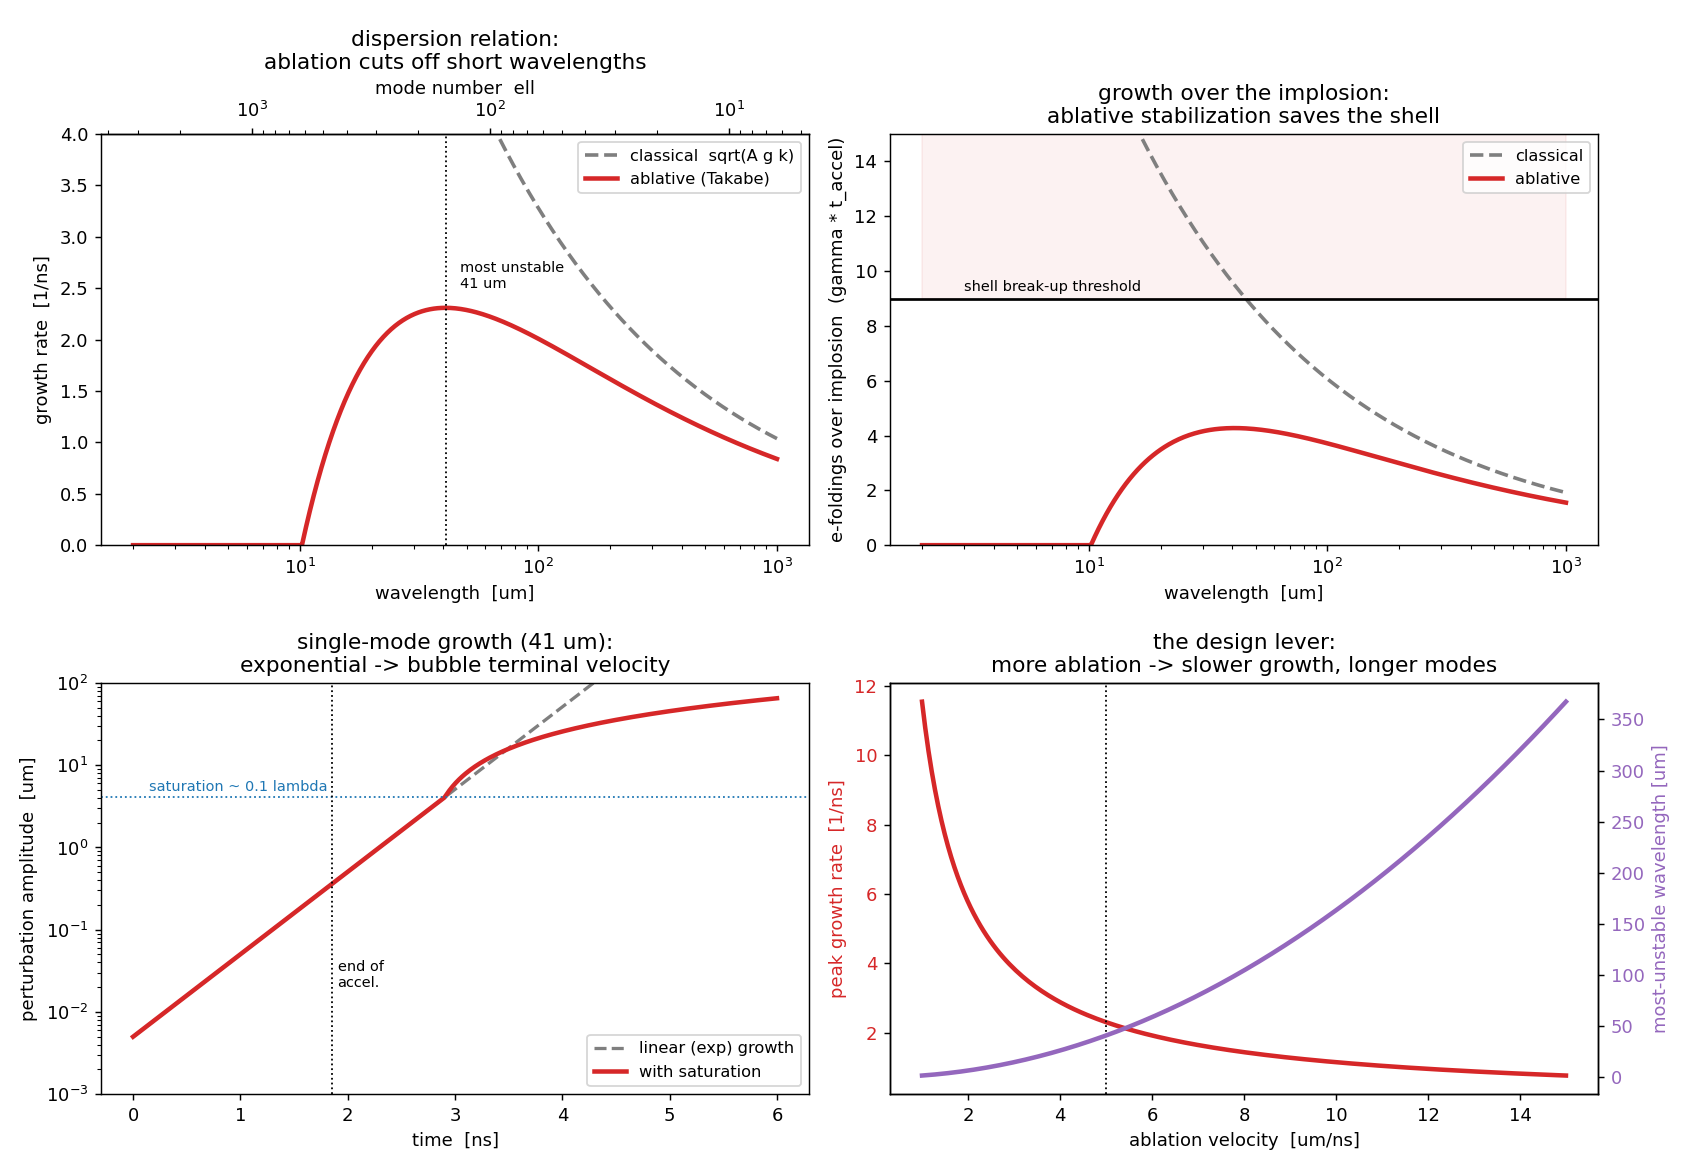

This figure's Python source:
"""
Rayleigh-Taylor (RT) instability mechanics -- why ICF is hard.

A 1-D implosion (the other models in this repo) makes ignition look like a
matter of hitting the right velocity and areal density. Reality intervenes:
the imploding shell is Rayleigh-Taylor UNSTABLE. A light fluid pushing a heavy
one (the ablated plasma pushing the cold shell, and later the hot spot pushing
the fuel) amplifies any ripple exponentially. Left unchecked it shreds the shell
before it can stagnate.

This script is the *mechanics* -- the linear and weakly-nonlinear theory that
sets the ICF design constraints:

  1. Dispersion relation: classical  gamma = sqrt(A g k)  vs the ablative
     (Takabe) form  gamma = alpha*sqrt(A g k) - beta*k*V_ablation, which cuts
     off short wavelengths and picks a single most-dangerous mode.
  2. e-foldings over the implosion: how many times a ripple grows during the
     acceleration phase -- and the punchline, that ablative stabilization is
     what keeps the shell from breaking up.
  3. Nonlinear saturation: exponential growth -> bubble/spike terminal velocity.
  4. The design lever: peak growth rate ~ 1/V_ablation.

Companion: rt_2d.py runs an actual 2D simulation and measures gamma to check
the sqrt(A g k) law used here.

Run:  python3 rt_mechanics.py
Deps: numpy, matplotlib
"""

import numpy as np

# ----------------------------------------------------------------------------
# Parameters -- acceleration-phase ablation front of an ICF capsule.
# g comes from the rocket-implosion model: v_imp ~ 345 km/s reached over the
# ~1.85 ns acceleration, so g ~ v/t ~ 1.9e14 m/s^2.
# ----------------------------------------------------------------------------
G_ACCEL   = 1.9e14         # implosion acceleration          [m/s^2]
T_ACCEL   = 1.85e-9        # acceleration-phase duration     [s]
ATWOOD    = 0.9            # Atwood number at the ablation front  A=(rh-rl)/(rh+rl)
V_ABL     = 5.0e3          # ablation velocity               [m/s]  (5 um/ns)
ALPHA     = 0.9            # Takabe coefficient (buoyancy)
BETA      = 3.0            # Takabe coefficient (ablative stabilization)

R_CAP     = 1.0e-3         # capsule radius [m]  -> mode number  ell = k*R = 2piR/lambda
A0_ROUGH  = 5.0e-9         # initial surface roughness amplitude [m]  (5 nm finish)
D_SHELL   = 40.0e-6        # in-flight shell thickness [m]  (amplitude ~ this => breakup)
C_DRAG    = 3.0            # bubble drag coefficient (nonlinear terminal velocity)


# ----------------------------------------------------------------------------
# Dispersion relations.  k = 2*pi/lambda.
# ----------------------------------------------------------------------------
def k_of(lam):
    return 2.0 * np.pi / lam

# safe wavelength <-> mode-number transforms for the secondary axis (no /0 warn)
def _lam_to_ell(L):
    L = np.where(np.asarray(L, float) > 0, L, np.nan)
    return 2.0 * np.pi * R_CAP / (L * 1e-6)

def _ell_to_lam(l):
    l = np.where(np.asarray(l, float) > 0, l, np.nan)
    return 2.0 * np.pi * R_CAP / l * 1e6

def gamma_classical(lam, g=G_ACCEL, A=ATWOOD):
    return np.sqrt(A * g * k_of(lam))

def gamma_ablative(lam, g=G_ACCEL, A=ATWOOD, Va=V_ABL):
    k = k_of(lam)
    return np.maximum(ALPHA * np.sqrt(A * g * k) - BETA * k * Va, 0.0)

def most_unstable_k(g=G_ACCEL, A=ATWOOD, Va=V_ABL):
    """k that maximizes the ablative growth rate:  k* = alpha^2 A g / (4 beta^2 Va^2)."""
    return ALPHA ** 2 * A * g / (4.0 * BETA ** 2 * Va ** 2)

def peak_gamma(g=G_ACCEL, A=ATWOOD, Va=V_ABL):
    """Closed form:  gamma_peak = alpha^2 A g / (4 beta Va)  (note: ~ 1/Va)."""
    return ALPHA ** 2 * A * g / (4.0 * BETA * Va)


# ----------------------------------------------------------------------------
# Nonlinear single-mode amplitude: exponential growth, then saturation at
# ~0.1*lambda, then linear-in-time growth at the bubble terminal velocity.
# ----------------------------------------------------------------------------
def bubble_terminal_velocity(lam, g=G_ACCEL, A=ATWOOD):
    k = k_of(lam)
    return np.sqrt(2.0 * A * g / ((1.0 + A) * C_DRAG * k))

def amplitude(t, lam, a0=A0_ROUGH):
    gam = gamma_ablative(lam)
    a_sat = 0.1 * lam                      # nonlinear onset
    Vb = bubble_terminal_velocity(lam)
    a_lin = a0 * np.exp(gam * t)
    t_sat = np.log(a_sat / a0) / gam
    return np.where(t < t_sat, a_lin, a_sat + Vb * (t - t_sat))


def report():
    kstar = most_unstable_k()
    lam_star = 2.0 * np.pi / kstar
    ell_star = kstar * R_CAP
    gpk = ALPHA ** 2 * ATWOOD * G_ACCEL / (4.0 * BETA * V_ABL)
    N_abl = gpk * T_ACCEL
    N_cls = gamma_classical(lam_star) * T_ACCEL
    N_breakup = np.log(D_SHELL / A0_ROUGH)

    print("=" * 64)
    print("  RAYLEIGH-TAYLOR MECHANICS  --  ablation-front, acceleration phase")
    print("=" * 64)
    print(f"  acceleration g            : {G_ACCEL:.2e} m/s^2  (from the implosion)")
    print(f"  Atwood number A           : {ATWOOD:.2f}")
    print(f"  ablation velocity V_abl   : {V_ABL/1e3:.1f} um/ns")
    print("-" * 64)
    print(f"  most-unstable wavelength  : {lam_star*1e6:8.1f} um   (mode ell ~ {ell_star:.0f})")
    print(f"  peak growth rate          : {gpk:.2e} 1/s")
    print(f"  peak e-foldings (ablative): {N_abl:8.2f}   -> x{np.exp(N_abl):.0f} amplification")
    print(f"  same mode, classical      : {N_cls:8.2f}   -> x{np.exp(N_cls):.0f} amplification")
    print(f"  breakup threshold         : {N_breakup:8.2f}   (a0 grows to shell thickness)")
    print("-" * 64)
    a_final_abl = A0_ROUGH * np.exp(N_abl)
    a_final_cls = A0_ROUGH * np.exp(N_cls)
    print(f"  ripple {A0_ROUGH*1e9:.0f} nm -> ablative {a_final_abl*1e6:6.2f} um  "
          f"({'SURVIVES' if a_final_abl < D_SHELL else 'BREAKS UP'} vs {D_SHELL*1e6:.0f} um shell)")
    print(f"  ripple {A0_ROUGH*1e9:.0f} nm -> classical {a_final_cls*1e6:6.2f} um  "
          f"({'survives' if a_final_cls < D_SHELL else 'BREAKS UP'} -- no ablative stabilization)")
    print("=" * 64)
    return dict(lam_star=lam_star, ell_star=ell_star, N_abl=N_abl,
                N_cls=N_cls, N_breakup=N_breakup)


def make_figure(info, fname="rt_mechanics.png"):
    import matplotlib.pyplot as plt

    lam = np.logspace(np.log10(2e-6), np.log10(1e-3), 500)     # 2 um .. 1 mm
    g_cls = gamma_classical(lam)
    g_abl = gamma_ablative(lam)
    lam_star = info["lam_star"]

    fig, ax = plt.subplots(2, 2, figsize=(13, 9))

    # (1) dispersion relation
    a = ax[0, 0]
    a.plot(lam * 1e6, g_cls / 1e9, "tab:gray", lw=2, ls="--", label="classical  sqrt(A g k)")
    a.plot(lam * 1e6, g_abl / 1e9, "tab:red", lw=2.5, label="ablative (Takabe)")
    a.axvline(lam_star * 1e6, color="k", ls=":", lw=1)
    a.text(lam_star * 1e6 * 1.15, 2.5, f"most unstable\n{lam_star*1e6:.0f} um", fontsize=8)
    a.set_xscale("log"); a.set_xlabel("wavelength  [um]")
    a.set_ylabel("growth rate  [1/ns]"); a.set_ylim(0, 4.0)
    a.set_title("dispersion relation:\nablation cuts off short wavelengths")
    a.legend(fontsize=9, loc="upper right")
    # top axis: spherical-harmonic mode number ell = 2*pi*R/lambda
    at = a.secondary_xaxis("top", functions=(_lam_to_ell, _ell_to_lam))
    at.set_xlabel("mode number  ell")

    # (2) e-foldings over the implosion -- the design constraint
    b = ax[0, 1]
    N_cls = g_cls * T_ACCEL
    N_abl = g_abl * T_ACCEL
    b.plot(lam * 1e6, N_cls, "tab:gray", lw=2, ls="--", label="classical")
    b.plot(lam * 1e6, N_abl, "tab:red", lw=2.5, label="ablative")
    b.axhline(info["N_breakup"], color="k", lw=1.5)
    b.text(3, info["N_breakup"] + 0.3, "shell break-up threshold", fontsize=8)
    b.fill_between(lam * 1e6, info["N_breakup"], 40, color="tab:red", alpha=0.06)
    b.set_xscale("log"); b.set_xlabel("wavelength  [um]")
    b.set_ylabel("e-foldings over implosion  (gamma * t_accel)")
    b.set_ylim(0, 15)
    b.set_title("growth over the implosion:\nablative stabilization saves the shell")
    b.legend(fontsize=9, loc="upper right")

    # (3) nonlinear saturation of the most-unstable mode
    c = ax[1, 0]
    t = np.linspace(0, 6.0e-9, 400)
    gam = gamma_ablative(lam_star)
    a_lin = A0_ROUGH * np.exp(gam * t)
    a_full = amplitude(t, lam_star)
    c.plot(t * 1e9, a_lin * 1e6, "tab:gray", ls="--", lw=1.8, label="linear (exp) growth")
    c.plot(t * 1e9, a_full * 1e6, "tab:red", lw=2.5, label="with saturation")
    c.axhline(0.1 * lam_star * 1e6, color="tab:blue", ls=":", lw=1)
    c.text(0.15, 0.1 * lam_star * 1e6 * 1.2, "saturation ~ 0.1 lambda", fontsize=8, color="tab:blue")
    c.axvline(T_ACCEL * 1e9, color="k", ls=":", lw=1)
    c.text(T_ACCEL * 1e9 * 1.03, 2e-2, "end of\naccel.", fontsize=8)
    c.set_yscale("log"); c.set_ylim(1e-3, 1e2)
    c.set_xlabel("time  [ns]")
    c.set_ylabel("perturbation amplitude  [um]")
    c.set_title(f"single-mode growth ({lam_star*1e6:.0f} um):\nexponential -> bubble terminal velocity")
    c.legend(fontsize=9, loc="lower right")

    # (4) the design lever: peak growth rate & most-unstable lambda vs ablation
    d = ax[1, 1]
    Va = np.linspace(1e3, 15e3, 200)
    kstar = ALPHA ** 2 * ATWOOD * G_ACCEL / (4.0 * BETA ** 2 * Va ** 2)
    gpk = ALPHA ** 2 * ATWOOD * G_ACCEL / (4.0 * BETA * Va)
    lstar = 2 * np.pi / kstar
    d.plot(Va / 1e3, gpk / 1e9, "tab:red", lw=2.5, label="peak growth rate")
    d.axvline(V_ABL / 1e3, color="k", ls=":", lw=1)
    d.set_xlabel("ablation velocity  [um/ns]")
    d.set_ylabel("peak growth rate  [1/ns]", color="tab:red")
    d.tick_params(axis="y", labelcolor="tab:red")
    d2 = d.twinx()
    d2.plot(Va / 1e3, lstar * 1e6, "tab:purple", lw=2.5, label="most-unstable lambda")
    d2.set_ylabel("most-unstable wavelength [um]", color="tab:purple")
    d2.tick_params(axis="y", labelcolor="tab:purple")
    d.set_title("the design lever:\nmore ablation -> slower growth, longer modes")

    fig.tight_layout()
    fig.savefig(fname, dpi=130)
    print(f"Saved figure -> {fname}")
    try:
        plt.show()
    except Exception:
        pass


def main():
    info = report()
    make_figure(info)


if __name__ == "__main__":
    main()


# ----------------------------------------------------------------------------
# NOTES / things to try -------------------------------------------------------
#
# * The headline result (panel 2): a 5 nm ripple grows by ~x100 under ablative
#   RT -- to sub-micron, safely under the ~40 um shell. Turn ablation OFF
#   (classical curve) and the same ripple would run away past the shell
#   thickness. Ablative stabilization is the reason ICF shells hold together.
#
# * peak_gamma ~ alpha^2 A g / (4 beta V_abl): growth scales with the drive (g)
#   and *inversely* with ablation velocity. Faster ablation = smoother implosion,
#   at the cost of ablating away more of your shell (the rocket-model trade).
#
# * Raise A0_ROUGH (a rougher capsule) or G_ACCEL (a harder drive) until the
#   ablative curve in panel 2 crosses the break-up line -- that is the surface-
#   finish / drive spec a real capsule has to meet.
#
# * The most-unstable mode ell ~ 100-200 here; lower-ell (long-wavelength) modes
#   grow less but feed through the shell to seed the deceleration-phase RT on the
#   hot spot -- the second place RT bites. Same mechanics, different interface.
#
# Simplifications: linearized dispersion (single mode, no mode coupling), a
# thin-interface Takabe fit (real fronts have finite density-gradient scale
# length that adds its own stabilization), constant g, and a heuristic
# saturation/terminal-velocity closure. The 2D sim (rt_2d.py) drops the linear
# assumption and grows a real bubble.
# ----------------------------------------------------------------------------
